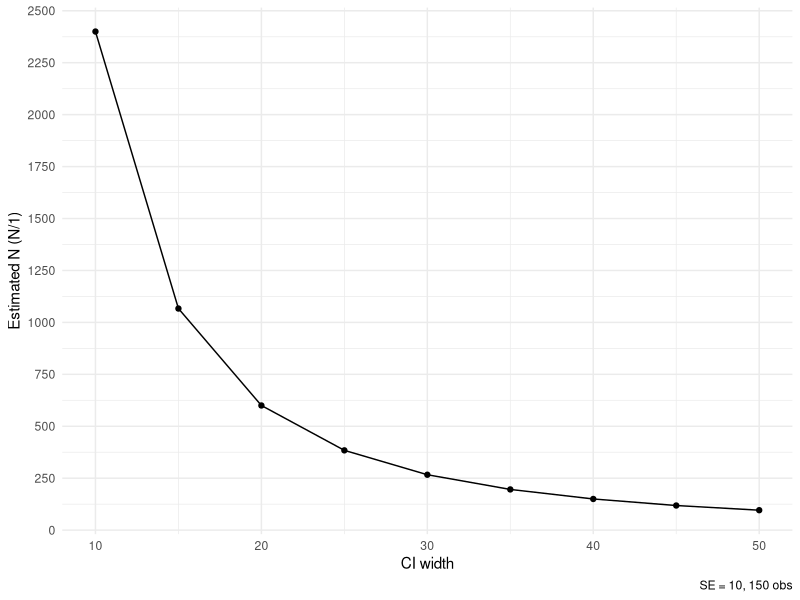

Write the R code that produced this figure.
## ---- chunk 1
knitr::opts_chunk$set(echo = TRUE)
library(tidyverse)
theme_set(theme_minimal())
## ---- chunk 2
n_o <- 150
se_o <- 10
se_e <- 5

n_e <- ( ( sqrt(n_o) * se_o ) / se_e )^2
n_e
## ---- chunk 3
estimate_n <- function(obs_se, obs_n, width, divide = 1) {
  sigma <- sqrt(obs_n) * obs_se
  se <- width / 4
  new_n <- (sigma / se)^2
  return(new_n / divide)
}
## ---- chunk 4
estimate_n(obs_se = 10, obs_n = 150, width = 20)
## ---- chunk 5
get_obs_range <- function(obs_se, obs_n, min_width = 1, max_width, by = 1, divide = 1) {
  obs_range <- NULL
  for (i in seq(min_width, max_width, by = by)) {
    obs_range <- c(obs_range, estimate_n(obs_se, obs_n, i, divide))
  }
  return(obs_range)
}

plot_obs_range <- function(obs_se, obs_n, min_width = 1, max_width, by = 1, divide = 1) {
  obs_range <- get_obs_range(obs_se, obs_n, min_width, max_width, by, divide)

  ggplot2::ggplot() +
    aes(x = seq(min_width, max_width, by = by), y = obs_range) +
    geom_point() +
    geom_path() +
    labs(
      caption = paste0("SE = ", obs_se, ", ", obs_n, " obs"),
      x = "CI width",
      y = paste0("Estimated N ", "(N/", divide, ")")
    )
}
## ---- chunk 6
plot_obs_range(10, 150, min_width = 10, max_width = 50, by = 5) +
  scale_y_continuous(breaks = seq(0, 3000, 250))
